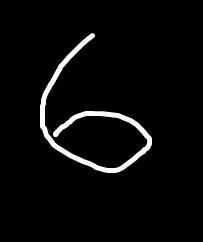
#> input picture img6.png, 203 x 242 px
$ jupyter execute 2.ipynb
#> lines starting #> are read from the running program, lines starting #| are printed output that depends on the picture; after the words box and inside, x2 and y2 are one past the last pixel; in counts of white or black regions, pixels touching at a corner belong together
[cell 1]
# In[1]:


get_ipython().system('pip install opencv-python numpy matplotlib')


# In[2]:Import necessary packages


import cv2
import numpy as np
import matplotlib.pyplot as plt


# In[3]:Define a function to read the image,Convert the image to grayscale,
#Apply Gaussian blur to reduce noise and improve edge detection,
#Use Canny edge detector to find edges in the image,
#Find contours in the edged image,
#Filter contours based on area to keep only potential text regions,
#Draw bounding boxes around potential text region

[cell 2]
def detect_handwriting(image_path):
    # Read the image
#> called with image_path = 'img6.png'
    img = cv2.imread(image_path)
#> img is the input picture: shape (242, 203, 3); min 0, max 255, mean 9.4

    # Convert the image to grayscale
    gray = cv2.cvtColor(img, cv2.COLOR_BGR2GRAY)

    # Apply Gaussian blur to reduce noise and improve edge detection
    blurred = cv2.GaussianBlur(gray, (5, 5), 0)
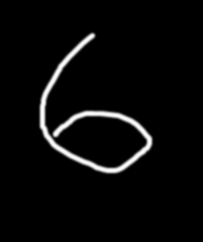
#> blurred: shape (242, 203); min 0, max 255, mean 9.4

    # Use Canny edge detector to find edges in the image
    edges = cv2.Canny(blurred, 50, 150)
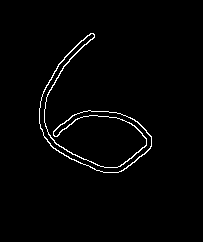
#> edges: shape (242, 203); 1.8% white in thin lines or dots, all inside (x1, y1, x2, y2) = (39, 33, 152, 173)

    # Find contours in the edged image
    contours, _ = cv2.findContours(edges.copy(), cv2.RETR_EXTERNAL, cv2.CHAIN_APPROX_SIMPLE)
#> contours = 1 contour; box (x1, y1, x2, y2) and area: (39, 33, 152, 173) 1928

    # Filter contours based on area to keep only potential text regions
    min_area = 100
    text_contours = [cnt for cnt in contours if cv2.contourArea(cnt) > min_area]
#> text_contours has the same summary as contours

    # Draw bounding boxes around potential text regions
    img_copy = img.copy()
    for contour in text_contours:
        x, y, w, h = cv2.boundingRect(contour)
        cv2.rectangle(img_copy, (x, y), (x + w, y + h), (0, 255, 0), 2)
#> this loop made 1 pass
#> (x, y, w, h) on pass 1: (39, 33, 113, 140)
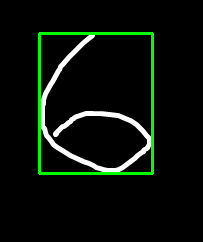
#> img_copy: shape (242, 203, 3); 3.08% of pixels changed, all inside (x1, y1, x2, y2) = (38, 32, 154, 175)

    # Display the result
    img_rgb = cv2.cvtColor(img_copy, cv2.COLOR_BGR2RGB)
    plt.imshow(img_rgb)
    plt.title('Handwriting Detection')
    plt.axis('off')
    plt.show()
